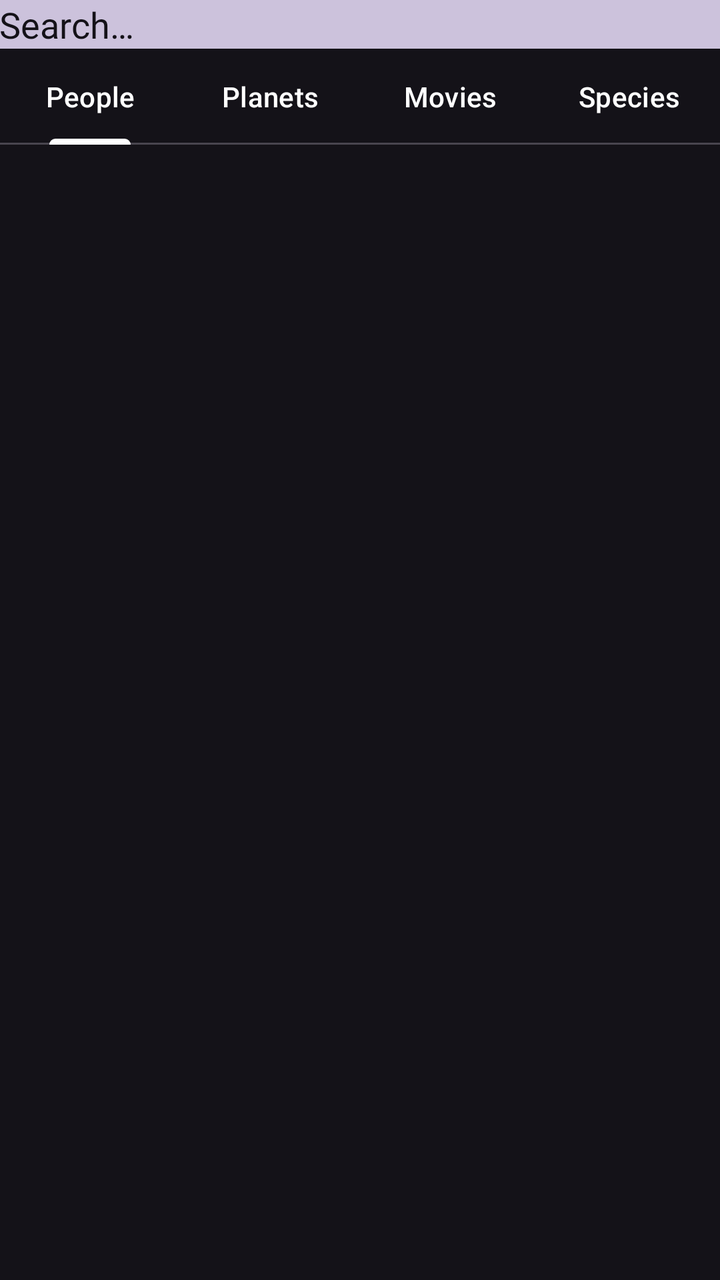
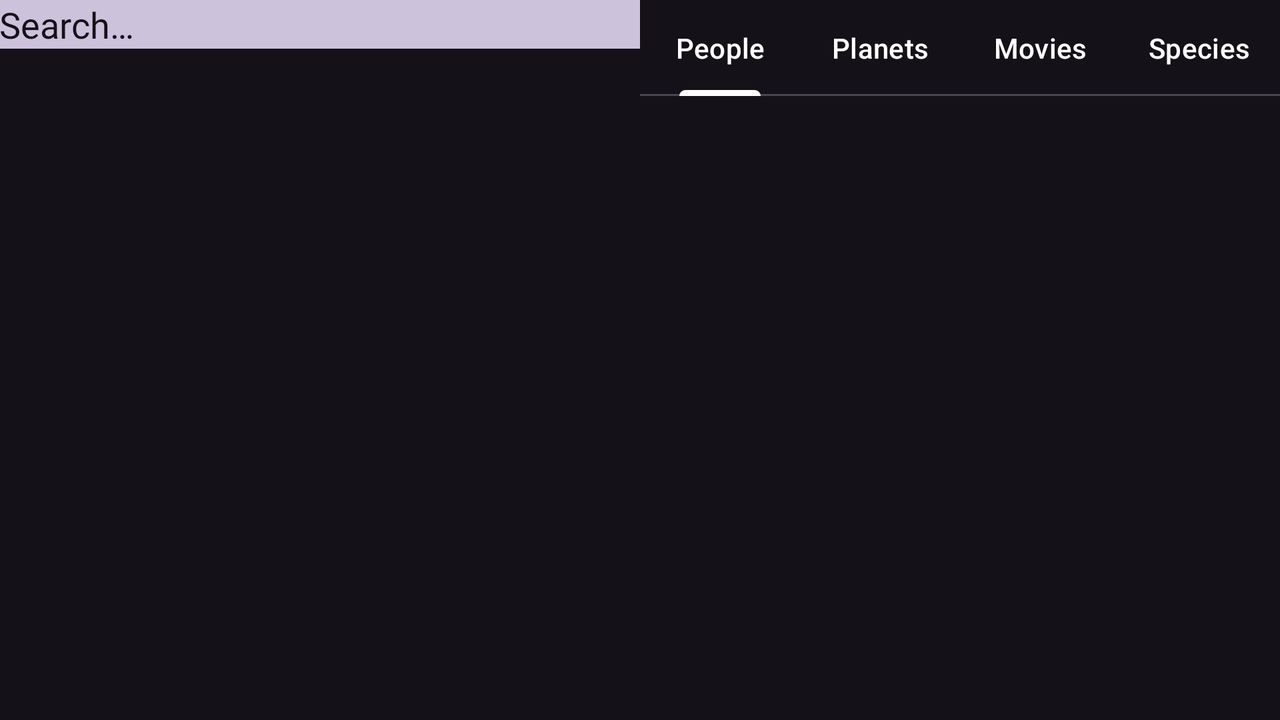

One screen, two layout resources from the same app: the default and the repository's alternative for another configuration. Each is rendered where Android would select it; the XML of both is given below.
<!-- AndroidManifest.xml: application theme Theme.AppTheme -->
<!-- res/layout/fragment_search.xml -->
<?xml version="1.0" encoding="utf-8"?>
<androidx.constraintlayout.widget.ConstraintLayout xmlns:android="http://schemas.android.com/apk/res/android"
    xmlns:app="http://schemas.android.com/apk/res-auto"
    android:layout_width="match_parent"
    android:layout_height="match_parent">

    <EditText
        android:id="@+id/editTextSearch"
        android:background="@drawable/round_shape"
        android:layout_width="0dp"
        android:layout_height="wrap_content"
        android:layout_margin="@dimen/_8sdp"
        android:backgroundTint="?backgroundColorTop"
        android:drawableStart="@drawable/baseline_search_24"
        android:drawablePadding="@dimen/_8sdp"
        android:drawableTint="?attr/colorSurface"
        android:hint="@string/search"
        android:imeOptions="actionDone"
        android:inputType="text"
        android:padding="@dimen/_8sdp"
        android:textColor="?attr/colorSurface"
        android:textColorHint="?attr/colorSurface"
        app:layout_constraintEnd_toEndOf="parent"
        app:layout_constraintStart_toStartOf="parent"
        app:layout_constraintTop_toTopOf="parent" />

    <com.google.android.material.tabs.TabLayout
        app:tabIndicatorColor="?backgroundColorTop"
        android:id="@+id/tableLayout"
        android:layout_width="match_parent"
        app:tabTextColor="@color/white"

        android:layout_height="wrap_content"
        android:layout_marginTop="@dimen/_8sdp"
        app:layout_constraintEnd_toEndOf="parent"
        app:layout_constraintStart_toStartOf="parent"
        app:layout_constraintTop_toBottomOf="@+id/editTextSearch">

        <com.google.android.material.tabs.TabItem
            android:layout_width="wrap_content"
            android:layout_height="wrap_content"
            android:text="@string/people" />

        <com.google.android.material.tabs.TabItem
            android:layout_width="wrap_content"
            android:layout_height="wrap_content"
            android:text="@string/planets" />

        <com.google.android.material.tabs.TabItem
            android:layout_width="wrap_content"
            android:layout_height="wrap_content"
            android:text="@string/movies" />

        <com.google.android.material.tabs.TabItem
            android:layout_width="wrap_content"
            android:layout_height="wrap_content"
            android:text="@string/species" />

    </com.google.android.material.tabs.TabLayout>

    <androidx.recyclerview.widget.RecyclerView
        android:layout_width="0dp"
        app:spanCount="2"
        app:layoutManager="androidx.recyclerview.widget.GridLayoutManager"
        android:id="@+id/RecyclerView"
        android:layout_height="0dp"
        app:layout_constraintBottom_toBottomOf="parent"
        app:layout_constraintEnd_toEndOf="parent"
        app:layout_constraintStart_toStartOf="parent"
        app:layout_constraintTop_toBottomOf="@+id/tableLayout" />
</androidx.constraintlayout.widget.ConstraintLayout>
<!-- resources referenced by this layout -->
<resources>
  <color name="white">#FFFFFF</color>
  <!-- drawable round_shape (drawable) -->
  <?xml version="1.0" encoding="utf-8"?>
  <shape xmlns:android="http://schemas.android.com/apk/res/android"
      android:shape="rectangle">
      <corners android:radius="@dimen/_8sdp" />
      <solid
  
          android:color="?attr/colorAccent" />
  </shape>
  <string name="movies">Movies</string>
  <string name="people">People</string>
  <string name="planets">Planets</string>
  <string name="search">Search…</string>
  <string name="species">Species</string>
  <style name="Theme.AppTheme" parent="Theme.Material3.Dark.NoActionBar">
          
          <item name="colorPrimary">@color/theme_two_main</item>
          <item name="colorPrimaryVariant">@color/theme_two_secondary</item>
          <item name="colorOnPrimary">@color/white</item>
          
          <item name="android:statusBarColor">@color/dark_gray</item>
          
  
          <item name="fontFamily">@font/font</item>
          <item name="android:fontFamily">@font/font</item>
  
      </style>
  <color name="theme_two_main">#424242</color>
  <color name="theme_two_secondary">#f5f5f5</color>
  <color name="dark_gray">#312E2B</color>
</resources>
<!-- res/layout-w600dp/fragment_search.xml (the repository's variant of the layout above) -->
<!-- drawn on the phone turned sideways -->
<?xml version="1.0" encoding="utf-8"?>
<androidx.constraintlayout.widget.ConstraintLayout xmlns:android="http://schemas.android.com/apk/res/android"
    xmlns:app="http://schemas.android.com/apk/res-auto"
    android:layout_width="match_parent"
    android:layout_height="match_parent">


    <androidx.appcompat.widget.LinearLayoutCompat
        android:id="@+id/linearLayout"
        android:layout_width="match_parent"
        android:layout_marginTop="@dimen/_8sdp"
        android:layout_height="wrap_content"
        android:orientation="horizontal"
        android:weightSum="2"
        app:layout_constraintTop_toTopOf="parent">

        <EditText
            android:id="@+id/editTextSearch"
            android:layout_width="0dp"
            android:layout_weight="1"
            android:layout_height="wrap_content"
            android:layout_margin="@dimen/_8sdp"
            android:background="@drawable/round_shape"
            android:backgroundTint="?backgroundColorTop"
            android:drawableStart="@drawable/baseline_search_24"
            android:drawablePadding="@dimen/_8sdp"
            android:drawableTint="?attr/colorSurface"
            android:hint="@string/search"
            android:imeOptions="actionDone"
            android:inputType="text"
            android:padding="@dimen/_8sdp"
            android:textColor="?attr/colorSurface"
            android:textColorHint="?attr/colorSurface"
            app:layout_constraintEnd_toEndOf="parent"
            app:layout_constraintStart_toStartOf="parent"
            app:layout_constraintTop_toTopOf="parent" />

        <com.google.android.material.tabs.TabLayout
            android:id="@+id/tableLayout"
            android:layout_weight="1"
app:tabTextColor="@color/white"
            android:layout_width="0dp"
            android:layout_height="wrap_content"
            android:layout_marginTop="@dimen/_8sdp"
            app:layout_constraintEnd_toEndOf="parent"
            app:layout_constraintStart_toStartOf="parent"
            app:layout_constraintTop_toBottomOf="@+id/editTextSearch"
            app:tabIndicatorColor="?backgroundColorTop">

            <com.google.android.material.tabs.TabItem
                android:layout_width="wrap_content"
                android:layout_height="wrap_content"
                android:text="@string/people" />

            <com.google.android.material.tabs.TabItem
                android:layout_width="wrap_content"
                android:layout_height="wrap_content"
                android:text="@string/planets" />

            <com.google.android.material.tabs.TabItem
                android:layout_width="wrap_content"
                android:layout_height="wrap_content"
                android:text="@string/movies" />

            <com.google.android.material.tabs.TabItem
                android:layout_width="wrap_content"
                android:layout_height="wrap_content"
                android:text="@string/species" />

        </com.google.android.material.tabs.TabLayout>

    </androidx.appcompat.widget.LinearLayoutCompat>

    <androidx.recyclerview.widget.RecyclerView
        android:id="@+id/RecyclerView"
        android:layout_width="0dp"
        android:layout_height="0dp"
        app:layoutManager="androidx.recyclerview.widget.GridLayoutManager"
        app:layout_constraintBottom_toBottomOf="parent"
        app:layout_constraintEnd_toEndOf="parent"
        app:layout_constraintStart_toStartOf="parent"
        app:layout_constraintTop_toBottomOf="@+id/linearLayout"
        app:spanCount="3" />
</androidx.constraintlayout.widget.ConstraintLayout>
